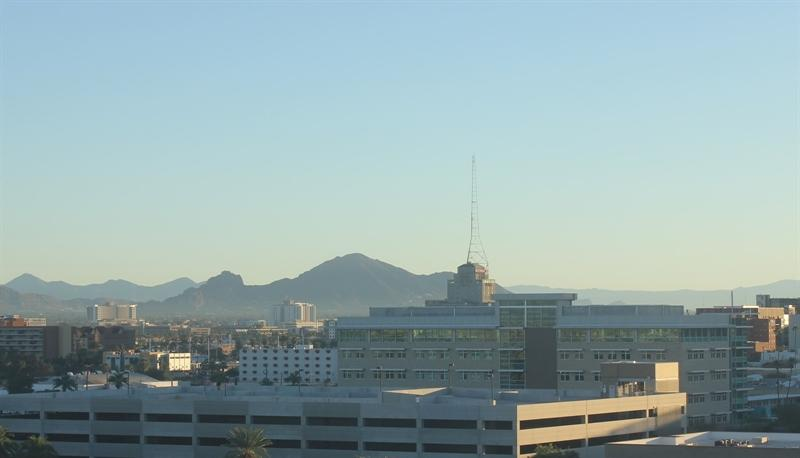
#> input picture Jobsheet11/images/training/day/20151101_142050.jpg, 800 x 458 px; its folder holds only this picture in this run
$ jupyter execute --allow-errors 'Tugas(JS11).ipynb'
#> lines starting #> are read from the running program, lines starting #| are printed output that depends on the picture
[cell 1]
# Import library yang dibutuhkan untuk Bagian 1
import os
import numpy as np
import pandas as pd
import matplotlib.pyplot as plt
import seaborn as sns

from sklearn.model_selection import train_test_split
from sklearn.preprocessing import LabelEncoder, StandardScaler
from sklearn.svm import SVC
from sklearn.metrics import accuracy_score, classification_report, confusion_matrix

[cell 2]
# Load dataset voice.csv
voice_path = 'voice.csv' if os.path.exists('voice.csv') else ('Jobsheet11/voice.csv' if os.path.exists('Jobsheet11/voice.csv') else '../Jobsheet9/voice.csv')
#> (the rest of this cell did not finish here and is left out)

#> (a cell that did not finish here is left out)

[cell 4]
# Eksperimen dengan rasio 70:30 dan 80:20 untuk 3 kernel SVM
splits = {
    '70:30': {'test_size': 0.30, 'random_state': 42},
    '80:20': {'test_size': 0.20, 'random_state': 42}
}

kernels = {
    'Linear': SVC(kernel='linear', random_state=42),
    'Polynomial (degree=3)': SVC(kernel='poly', degree=3, random_state=42),
    'RBF': SVC(kernel='rbf', random_state=42)
}

results = []
trained_models = {}

#> (the rest of this cell did not finish here and is left out)

[cell 5]
# Visualisasi Perbandingan Akurasi Antar Kernel dan Rasio Split
plt.figure(figsize=(10, 6))
palette = sns.color_palette("Set2", 2)
#> (the rest of this cell did not finish here and is left out)

#> (a cell that did not finish here is left out)

[cell 7]
# Import modul pengolahan citra dan tuning
from pathlib import Path
import cv2
import matplotlib.image as mpimg
from sklearn.model_selection import GridSearchCV

[cell 8]
# Definisikan direktori citra
train_dir = 'images/training/' if os.path.exists('images/training/') else ('Jobsheet11/images/training/' if os.path.exists('Jobsheet11/images/training/') else 'images/images/training/')
test_dir = 'images/test/' if os.path.exists('images/test/') else ('Jobsheet11/images/test/' if os.path.exists('Jobsheet11/images/test/') else 'images/images/test/')

def load_all_images(base_dirs):
    all_images = []
    for b_dir in base_dirs:
        p = Path(b_dir)
        dirs = [d for d in p.glob('*') if d.is_dir() and not d.name.startswith('.')]
        for d in dirs:
            label = d.name
            for file in d.glob('*.jpg'):
                img = mpimg.imread(str(file))
#> img is the input picture: shape (458, 800, 3); mean R, G, B 147.2, 168.7, 170.2
                if img is not None:
                    # Resize standar agar konsisten
                    std_img = cv2.resize(img, (1100, 600))
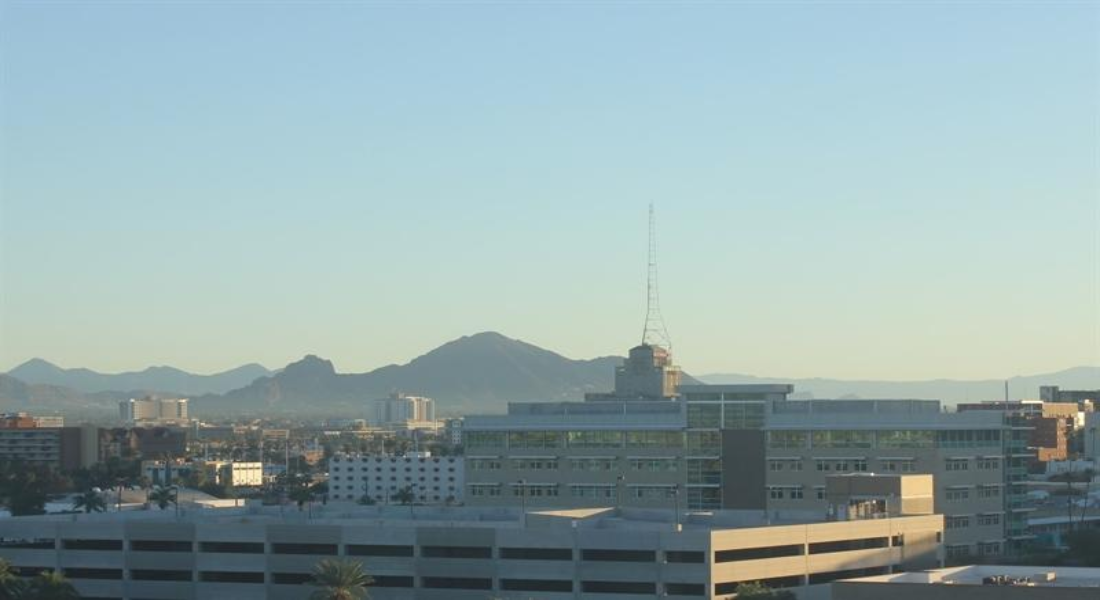
#> std_img: shape (600, 1100, 3); mean R, G, B 147.1, 168.7, 170.1
                    # Encode label: day=1, night=0
                    encoded_label = 1 if label == 'day' else 0
                    all_images.append((std_img, encoded_label, label))
    return all_images

dataset_images = load_all_images([train_dir, test_dir])
print(f"Total seluruh citra yang dimuat: {len(dataset_images)}")
day_count = sum(1 for item in dataset_images if item[1] == 1)
night_count = sum(1 for item in dataset_images if item[1] == 0)
print(f"Jumlah citra Siang (Day)  : {day_count}")
print(f"Jumlah citra Malam (Night): {night_count}")

[cell 9]
def extract_histogram_features(image, bins=(32, 32, 32)):
    # Ubah colorspace citra ke HSV
    hsv_img = cv2.cvtColor(image, cv2.COLOR_RGB2HSV)

    # Hitung histogram untuk setiap saluran: H, S, V
    hist_h = cv2.calcHist([hsv_img], [0], None, [bins[0]], [0, 180])
    hist_s = cv2.calcHist([hsv_img], [1], None, [bins[1]], [0, 256])
    hist_v = cv2.calcHist([hsv_img], [2], None, [bins[2]], [0, 256])

    # Normalisasi histogram agar tidak bergantung pada jumlah piksel absolut
    cv2.normalize(hist_h, hist_h)
    cv2.normalize(hist_s, hist_s)
    cv2.normalize(hist_v, hist_v)

    # Gabungkan menjadi satu vektor fitur 1D (32 + 32 + 32 = 96 fitur)
    feature_vector = np.concatenate([hist_h, hist_s, hist_v]).flatten()
    return feature_vector

# Ekstraksi fitur untuk seluruh dataset
X_hist = []
y_hist = []

for img, label_code, _ in dataset_images:
    feat = extract_histogram_features(img)
    X_hist.append(feat)
    y_hist.append(label_code)

X_hist = np.array(X_hist)
y_hist = np.array(y_hist)

print(f"Dimensi matriks fitur X_hist: {X_hist.shape}")
#| Dimensi matriks fitur X_hist: (2, 96)
print(f"Dimensi vektor label y_hist  : {y_hist.shape}")
#| Dimensi vektor label y_hist  : (2,)

[cell 10]
# Visualisasi perbandingan histogram citra Siang vs citra Malam
sample_day = next(item[0] for item in dataset_images if item[1] == 1)
sample_night = next(item[0] for item in dataset_images if item[1] == 0)
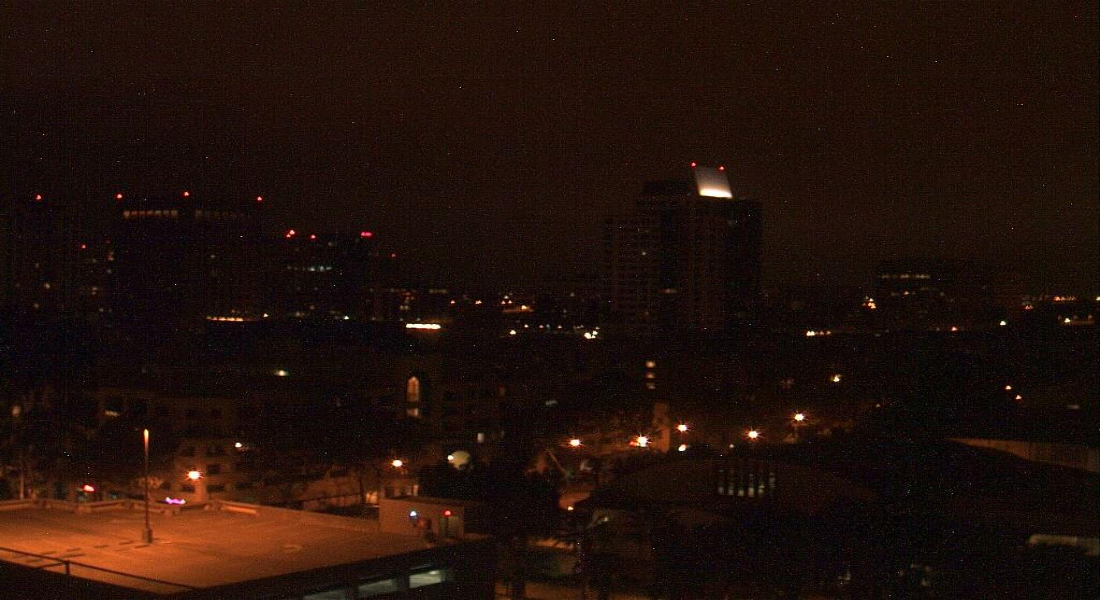
#> sample_night: shape (600, 1100, 3); mean of channels 0, 1, 2 33.7, 16.6, 10.3; drawn as R, G, B

fig, axes = plt.subplots(2, 2, figsize=(12, 8))

# Tampilkan citra
axes[0, 0].imshow(sample_day)
axes[0, 0].set_title('Contoh Citra: SIANG (Day)', fontweight='bold')
axes[0, 0].axis('off')

axes[1, 0].imshow(sample_night)
axes[1, 0].set_title('Contoh Citra: MALAM (Night)', fontweight='bold')
axes[1, 0].axis('off')

# Plot histogram HSV
day_hsv = cv2.cvtColor(sample_day, cv2.COLOR_RGB2HSV)
night_hsv = cv2.cvtColor(sample_night, cv2.COLOR_RGB2HSV)

colors = ('r', 'g', 'b')
labels = ('Hue', 'Saturation', 'Value (Brightness)')

for i, (col, lbl) in enumerate(zip(colors, labels)):
    max_range = 180 if i == 0 else 256
    hist_day = cv2.calcHist([day_hsv], [i], None, [32], [0, max_range])
    hist_night = cv2.calcHist([night_hsv], [i], None, [32], [0, max_range])
    cv2.normalize(hist_day, hist_day)
    cv2.normalize(hist_night, hist_night)

    axes[0, 1].plot(hist_day, color=col, label=lbl)
    axes[1, 1].plot(hist_night, color=col, label=lbl)

axes[0, 1].set_title('Histogram HSV Citra Siang', fontweight='bold')
axes[0, 1].set_xlabel('Bin')
axes[0, 1].set_ylabel('Frekuensi Ternormalisasi')
axes[0, 1].legend()
axes[0, 1].grid(True, linestyle='--', alpha=0.5)

axes[1, 1].set_title('Histogram HSV Citra Malam', fontweight='bold')
axes[1, 1].set_xlabel('Bin')
axes[1, 1].set_ylabel('Frekuensi Ternormalisasi')
axes[1, 1].legend()
axes[1, 1].grid(True, linestyle='--', alpha=0.5)

plt.tight_layout()
plt.show()
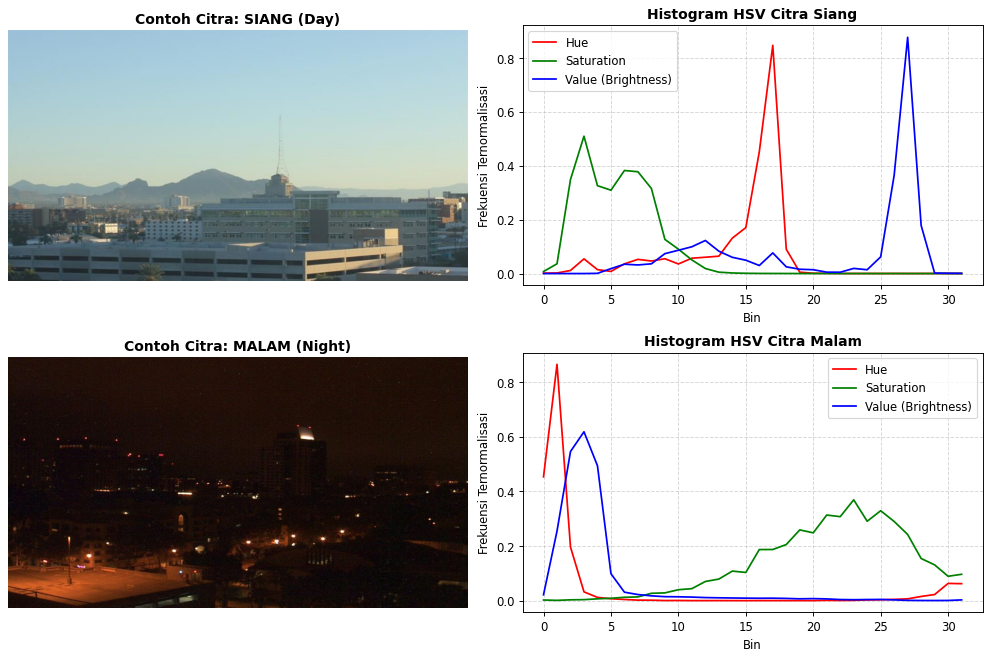
#> figure drawn by matplotlib, 4 panels; panel 2: curve peaks at x = 17, y = 0.847; panel 2: curve peaks at x = 3, y = 0.51; panel 2: curve peaks at x = 27, y = 0.877; panel 4: curve peaks at x = 1, y = 0.864
